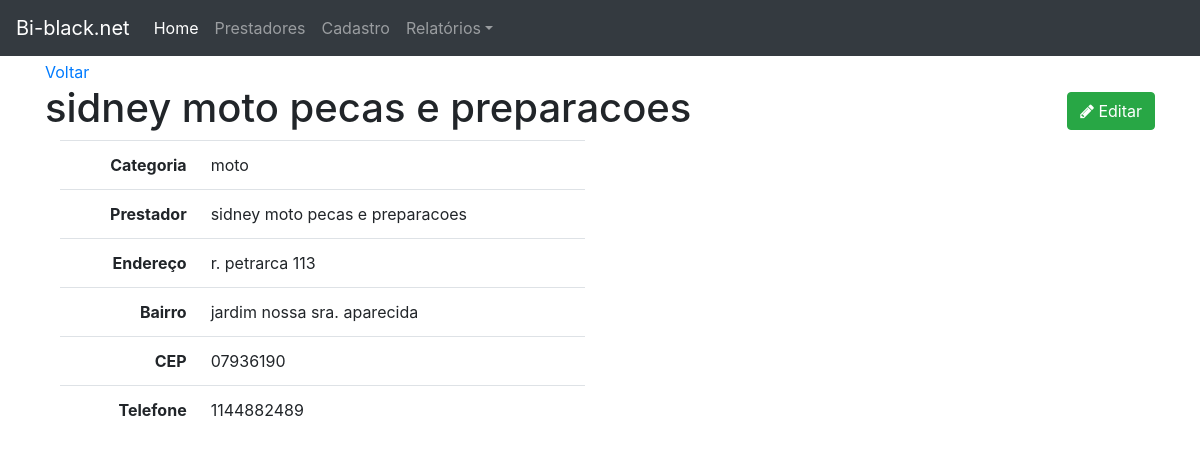
/1/, run on the app's committed database.
### buscaprest/models.py (models this page shows, shortened)
class Prestador(models.Model):
    categoria = models.CharField(max_length=60, null=True, blank=True)
    prestador = models.CharField(max_length=60, null=True, blank=True)
    endereco = models.CharField(max_length=60, null=True, blank=True)
    bairro = models.CharField(max_length=60, null=True, blank=True)
    cidade = models.CharField(max_length=60, null=True, blank=True)
    cep = models.CharField(max_length=60, null=True, blank=True)
    telefone2 = models.CharField(max_length=60, null=True, blank=True)
    class Meta:
        db_table = 'prestador'
    def __str__(self):
        return self.prestador

### buscaprest/views.py (the view)
# urls.py: path('<int:pk>/', views.prestadores_detail, name='prestadores_detail'),
def prestadores_detail(request, pk):
    template_name = 'buscaprest/buscaprest_detail.html'
    obj = Prestador.objects.get(pk=pk)
    context = {'object': obj}
    return render(request, template_name, context)

### buscaprest/templates/buscaprest/buscaprest_detail.html
{% extends "base.html" %}
{% block content %}
<a href="{% url 'buscaprest:buscaprest_lista' %}">Voltar</a>
    <h1>{{ object }}
        <span class="pull-right">
            <a href="">
                <button type="button" class="btn btn-success">
                    <span class="fa fa-pencil"></span> Editar
                </button>
            </a>
        </span>
    </h1>
<div class="col-sm-6">
    <table class="table table-user-information">
        <tbody>
        <tr>
            <th class="text-right">Categoria</th>
            <td>{{object.categoria}}</td>
        </tr>
        <tr>
            <th class="text-right">Prestador</th>
            <td>{{object.prestador}}</td>
        </tr>
        <tr>
            <th class="text-right">Endereço</th>
            <td>{{object.endereco}}</td>
        </tr>
        <tr>
            <th class="text-right">Bairro</th>
            <td>{{object.bairro}}</td>
        </tr>
        <tr>
            <th class="text-right">CEP</th>
            <td>{{object.cep}}</td>
        </tr>
        <tr>
            <th class="text-right">Telefone</th>
            <td>{{object.telefone2}}</td>
        </tr>
        </tbody>
    </table>
</div>
{% endblock content %}

### templates/base.html (style rules this page uses)
body { margin-top: 60px; }

### data on the page
Prestador: prestador "sidney moto pecas e preparacoes", categoria "moto", endereco "r. petrarca 113", bairro "jardim nossa sra. aparecida", cep "07936190", telefone2 "1144882489"
